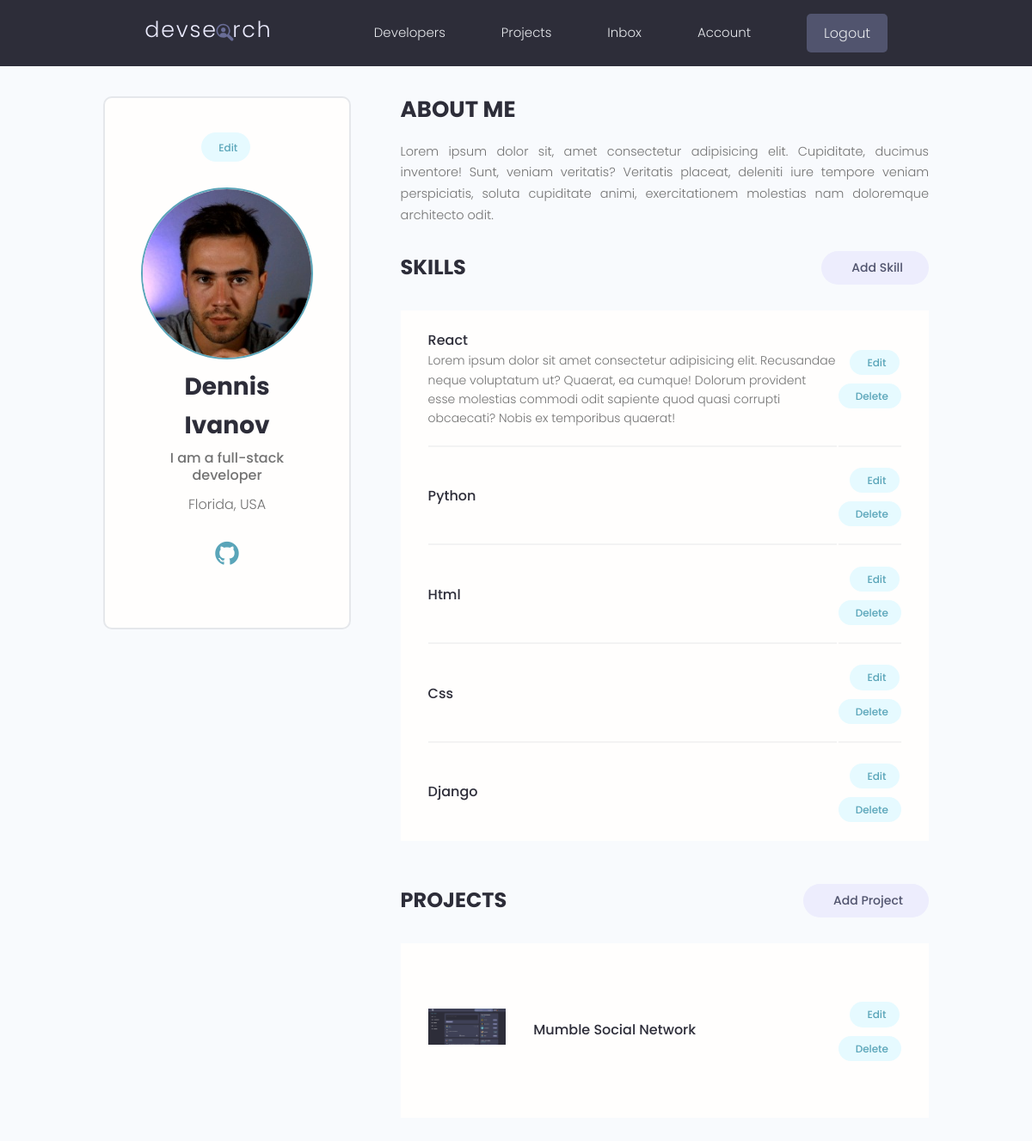
/account/ (signed in), run on the app's committed database.
### users/models.py (models this page shows, shortened)
class Profile(models.Model):
    user = models.OneToOneField(User, on_delete=models.CASCADE, null=True, blank=True)
    name = models.CharField(max_length= 200, null=True, blank=True)
    email = models.EmailField(max_length= 500, null=True, blank=True)
    username = models.CharField(max_length= 200, null=True, blank=True)
    location = models.CharField(max_length= 200, null=True, blank=True)
    short_intro = models.CharField(max_length= 2000, null=True, blank=True)
    bio = models.TextField(null=True, blank=True)
    profile_image = models.ImageField(null=True, blank=True, upload_to='profiles/', default="profiles/user-default.png")
    social_github = models.CharField(max_length=2000, null=True, blank=True)
    social_twitter = models.CharField(max_length=2000, null=True, blank=True)
    social_linkedin = models.CharField(max_length=2000, null=True, blank=True)
    social_youtube = models.CharField(max_length=2000, null=True, blank=True)
    social_website = models.CharField(max_length=2000, null=True, blank=True)
    created = models.DateTimeField(auto_now_add= True)
    id = models.UUIDField(default=uuid.uuid4, unique=True, primary_key=True, editable=False)
    @property
    def imageURL(self):
        try:
            url = self.profile_image.url
        except:
            url = ''
        return url
    class Meta:
        ordering = ['created']

class Skill(models.Model):
    owner = models.ForeignKey(Profile, null=True, blank=True, on_delete=models.CASCADE)
    name = models.CharField(max_length= 200, null=True, blank=True)
    description = models.TextField(null=True, blank=True)
    created = models.DateTimeField(auto_now_add= True)
    id = models.UUIDField(default=uuid.uuid4, unique=True, primary_key=True, editable=False)

### projects/models.py (models this page shows, shortened)
class Project(models.Model):
    owner = models.ForeignKey(Profile, null=True, blank=True, on_delete=models.CASCADE)
    title = models.CharField(max_length= 200)
    description = models.TextField(null=True, blank=True)
    featured_image = models.ImageField(null=True, blank=True, default="default.jpg")
    demo_link = models.CharField(max_length= 2000, null=True, blank=True)
    source_link = models.CharField(max_length=2000, null=True, blank=True)
    tags = models.ManyToManyField('Tag', blank= True)
    vote_total = models.IntegerField(default=0, null= True, blank= True)
    vote_ratio = models.IntegerField(default=0, null= True, blank= True)
    created = models.DateTimeField(auto_now_add= True)
    id = models.UUIDField(default=uuid.uuid4, unique=True, primary_key=True, editable=False)
    class Meta:
        ordering = ['-vote_ratio', '-vote_total', 'title']
    @property
    def imageURL(self):
        try:
            url = self.featured_image.url
        except:
            url = ''
        return url

### users/views.py (the view)
# urls.py: path('account/', views.userAccount, name = "account"),
@login_required(login_url='login')
def userAccount(request):
    profile = request.user.profile
    skills = profile.skill_set.all()
    projects = profile.project_set.all()
    context = {'profile': profile, 'skills': skills, 'projects': projects}
    return render(request, 'users/account.html', context)

### users/templates/users/account.html (shortened to what this page needs)
{% extends 'main.html' %}
{% block content %}
  <main class="settingsPage profile my-md">
    <div class="container">
      <div class="layout">
        <div class="column column--1of3">
          <div class="card text-center">
            <div class="card__body dev">
              <a class="tag tag--pill tag--main settings__btn" href="{% url 'edit-account' %}"> Edit</a>
              <img class="avatar avatar--xl dev__avatar" src="{{profile.imageURL}}" />
              <h2 class="dev__name">{{profile.name}}</h2>
              <p class="dev__title">{{profile.short_intro}}</p>
              <p class="dev__location">{{profile.location}}</p>
              <ul class="dev__social">
                {% if profile.social_github %}
                <li style="font-size: 24px;">
                  <a title="Github" href="{{profile.social_github}}" target="_blank"><i class="fa fa-github fa-lg"></i></a>
                </li>
                {% endif %}
              </ul>
            </div>
          </div>
        </div>
        <div class="column column--2of3">
          <div class="devInfo">
            <h3 class="devInfo__title">About Me</h3>
            <p class="devInfo__about">{{profile.bio}}</p>
          </div>
          <div class="settings">
            <h3 class="settings__title">Skills</h3>
            <a class="tag tag--pill tag--sub settings__btn tag--lg" href="{% url 'create-skill' %}"> Add Skill</a>
          </div>
          <table class="settings__table">
            {% for skill in skills %}
            <tr>
              <td class="settings__tableInfo">
                <h4>{{skill.name}}</h4>
                <p>{{skill.description}}</p>
              </td>
              <td class="settings__tableActions">
                <a class="tag tag--pill tag--main settings__btn" href="{% url 'update-skill' skill.id %}"> Edit</a>
                <a class="tag tag--pill tag--main settings__btn" href="{% url 'delete-skill' skill.id %}?next=/account">
                  Delete</a>
              </td>
            </tr>
            {% endfor %}
          </table>
          <div class="settings">
            <h3 class="settings__title">Projects</h3>
            <a class="tag tag--pill tag--sub settings__btn tag--lg" href="{% url 'create-project' %}"> Add Project</a>
          </div>
          <table class="settings__table">
            {% for project in projects %}
            <tr>
              <td class="settings__thumbnail">
                <a href="{% url 'project' project.id %}"><img src="{{project.imageURL}}" alt="Project Thumbnail" /></a>
              </td>
              <td class="settings__tableInfo">
                <a href="{% url 'project' project.id %}">{{project.title}}</a>
              </td>
              <td class="settings__tableActions">
                <a class="tag tag--pill tag--main settings__btn" href="{% url 'update-project' project.id %}"> Edit</a>
                <a class="tag tag--pill tag--main settings__btn" href="{% url 'delete-project' project.id %}?next=/account">
                  Delete</a>
              </td>
            </tr>
            {% endfor %}
          </table>
        </div>
      </div>
    </div>
  </main>
{% endblock content %}

### static/styles/app.css (style rules this page uses)
:root { --color-sub: #2d2d39; }
.card { border: 2px solid var(--color-light); }
img { width: 100%; }
.profile .card > .dev { padding: 4rem; }
.dev__avatar { display: block; margin: auto; }
.dev__name { color: var(--color-sub); font-size: 2.8rem; font-weight: 700; margin-top: 1rem; margin-bottom: 0.5rem; }
.dev__title { font-size: 1.6rem; font-weight: 500; line-height: 1.3; }
.dev__location { margin-top: 1rem; }
.dev__social { margin: 2.5rem 0; list-style: none; display: flex; justify-content: center; gap: 1.5rem; }
.devInfo { margin-bottom: 3rem; }
.devInfo__title, .devInfo__subtitle { font-size: 2.6rem; color: var(--color-sub); text-transform: uppercase; font-weight: 700; margin-bottom: 1.5rem; }
.devInfo__about, .devSkill__info { font-size: 1.45rem; line-height: 1.7; text-align: justify; }
.settingsPage .dev > .settings__btn { display: inline-block; margin-bottom: 3rem; }
.settings { display: flex; justify-content: space-between; align-items: center; }
.settings__title { font-size: 2.4rem; text-transform: uppercase; font-weight: 700; color: var(--color-sub); }
.settings__table { margin-top: 3rem; margin-bottom: 5rem; padding: 0 3rem; background: var(--color-white); }
.settings__table tr { width: 100%; }
.settings__table tr > td { padding: 2rem 0; }
.settings__table tr:not(:last-child) td { border-bottom: 2px solid var(--color-white-light); }
.settings__thumbnail { width: 23%; min-width: 10rem; }
.settings__thumbnail img { padding-right: 3rem; height: 15rem; object-fit: contain; }
.settings__tableInfo { width: 100%; }
.settings__tableInfo h4, .settings__tableInfo a { padding-right: 1rem; width: auto; font-size: 1.6rem; font-weight: 500; color: var(--color-sub); }
.settings__tableInfo p { font-size: 1.4rem; }
.settings__tableActions { text-align: right; }

### static/uikit/styles/modules/_variables.css (style rules this page uses)
:root { --color-main: #5aa5b9; --color-main-light: #e6faff; --color-sub: #3f4156; --color-sub-light: #51546e; --color-sub-lighter: #ededfd; --color-text: #737373; --color-gray: #8b8b8b; --color-light: #e5e7eb; --color-light-gray: #767676; --color-bg: #f8fafd; --color-white: #fffefd; --color-white-light: #f3f3f3; --color-success: #359e64; --color-success-bg: #def8e8; --color-error: #fc4b0b; --color-error-bg: #fff2ee; --font-base: 'Poppins', arial, helvetica, 'Segoe UI', roboto, ubuntu, sans-serif; --font-monospace: 'Fira Code', 'Courier New', courier, monospace; --font-regular: 300; --font-medium: 500; --font-bold: 700; --generic-shadow: 1px 1px 5px #00000010; --generic-transition: all 0.3s ease-in-out; }

### static/uikit/styles/modules/_base.css (style rules this page uses)
* { margin: 0; padding: 0; box-sizing: border-box; text-rendering: optimizeLegibility; color: inherit; font-size: inherit; }
html { font-size: 50%; }
@media only screen and (min-width: 480px) { html { font-size: 56.25%; } }
@media only screen and (min-width: 1200px) { html { font-size: 62.5%; } }
body { line-height: 1.6; font-weight: 400; font-size: 1.5rem; color: var(--color-text); background-color: var(--color-bg); min-height: 100vh; }

### static/uikit/styles/modules/_typography.css (style rules this page uses)
* { font-family: var(--font-base); }
h2 { font-size: 3.6rem; font-weight: var(--font-bold); }
h3 { font-size: 3.2rem; font-weight: var(--font-medium); }
h4 { font-size: 2.8rem; font-weight: var(--font-medium); }
p, span, strong { font-size: 1.6rem; color: var(--color-text); font-weight: var(--font-regular); }
a { padding-bottom: 2px; text-decoration: none; display: inline-block; color: var(--color-main); font-weight: var(--font-medium); }

### static/uikit/styles/modules/_utilities.css (style rules this page uses)
.container { width: 92%; max-width: 165rem; margin: 0 auto; box-sizing: border-box; }
@media screen and (min-width: 1000px) { .container { width: 90%; } }
@media screen and (min-width: 1200px) { .container { width: 80%; } }
.text-center { text-align: center; }
.my-md { margin: 3rem auto; }

### static/uikit/styles/modules/_avatar.css (style rules this page uses)
.avatar { border-radius: 50%; border: 2px solid var(--color-main); object-fit: cover; }
.avatar--xl { height: 20rem; width: 20rem; }

### static/uikit/styles/modules/_card.css (style rules this page uses)
.card { border-radius: 1rem; background-color: var(--color-white); border: 1.5px solid var(--color-light); width: auto; height: auto; margin-top: 0.5rem; margin-bottom: 0.5rem; overflow: hidden; }
.card__body, .card__header { padding: 2rem 2.5rem; }

### static/uikit/styles/modules/_layout.css (style rules this page uses)
.layout { display: flex; flex-flow: row wrap; justify-content: space-between; }
.layout > .column { margin-bottom: 3rem; }
.layout > .column.column--1of3 { flex-basis: 30%; }
.layout > .column.column--2of3 { flex-basis: 64%; }

### data on the page
Profile: imageURL (picture), name "Dennis Ivanov", short_intro "I am a full-stack developer", location "Florida, USA", bio "Lorem ipsum dolor sit, amet consectetur adipisicing elit. Cupiditate, ducimus inventore! Sunt, veniam veritatis? Veritatis placeat, deleniti iure tempore veniam perspiciatis, soluta cupiditate animi, exercitationem molestias nam doloremque architecto odit."
Skill: name "React", description "Lorem ipsum dolor sit amet consectetur adipisicing elit. Recusandae neque voluptatum ut? Quaerat, ea cumque! Dolorum provident esse molestias commodi odit sapiente quod quasi corrupti obcaecati? Nobis ex temporibus quaerat!"
Skill: name "Python"
Skill: name "Html"
Skill: name "Css"
Skill: name "Django"
Project: imageURL (picture), title "Mumble Social Network"
